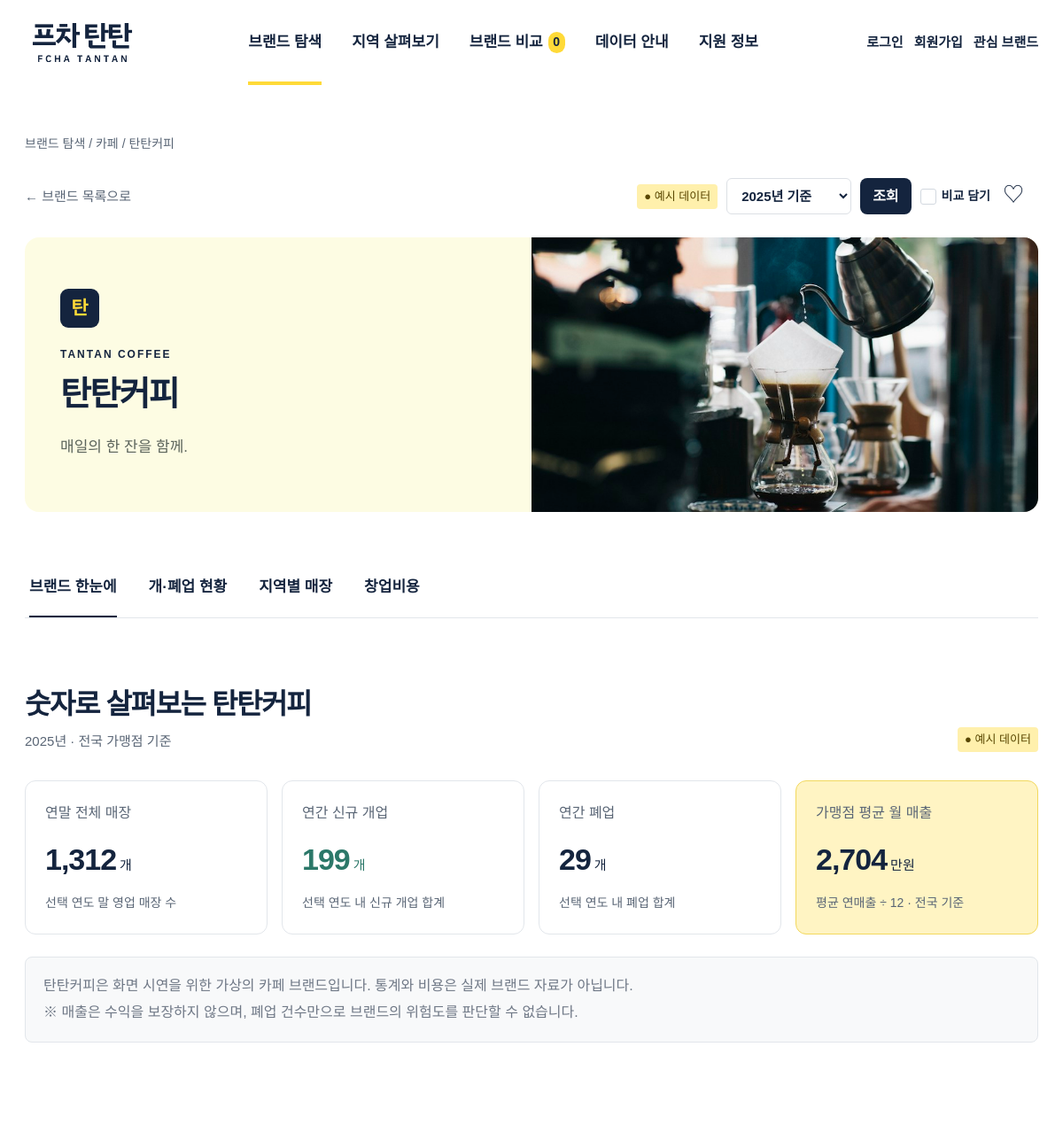
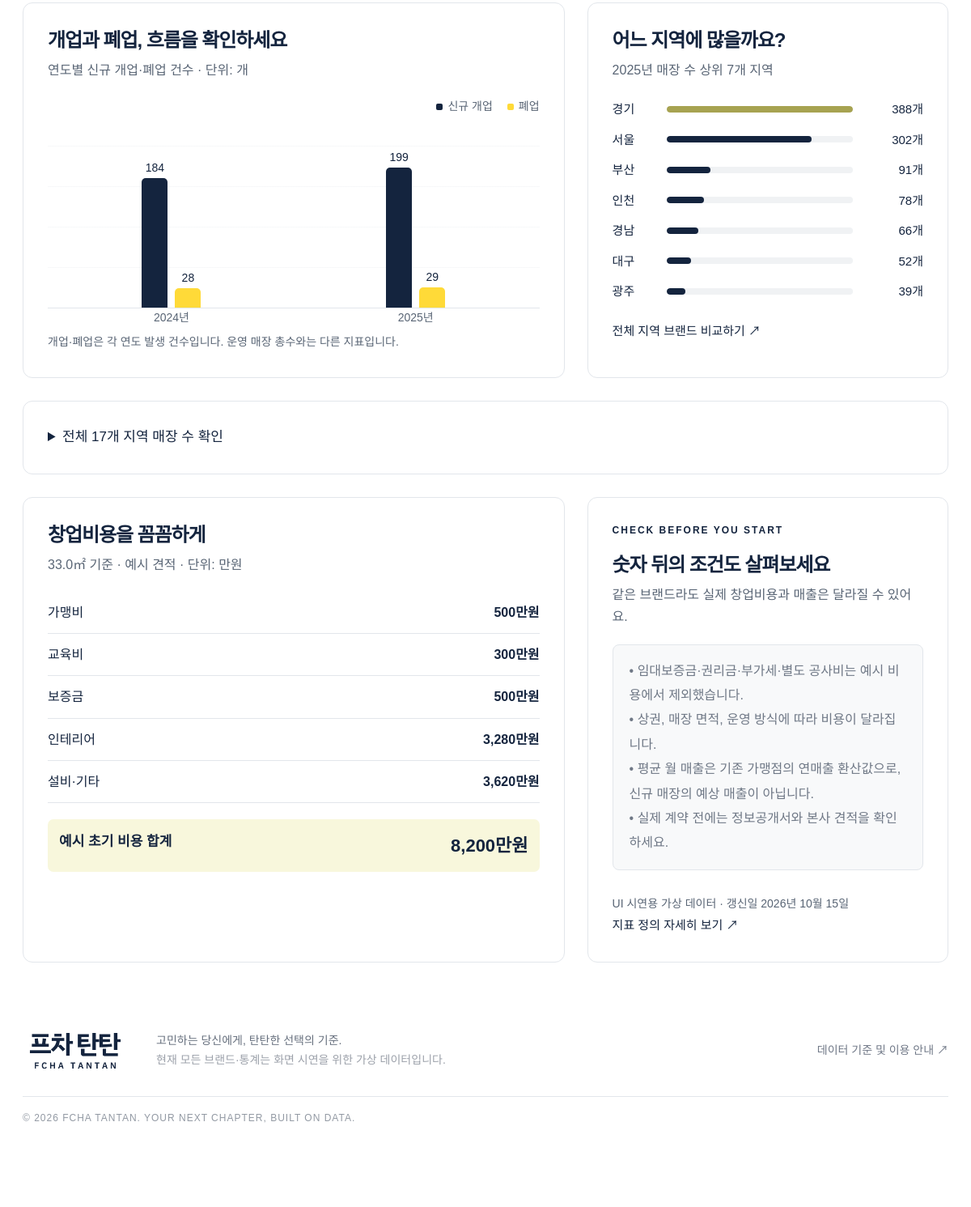
The page /brands/bview/tantan/?year=2025 on the database its author committed (2 pictures, top to bottom).
### brands/models.py (models this page shows, shortened)
class Brand(models.Model):
    slug = models.SlugField(unique=True)
    name = models.CharField(max_length=100)
    category = models.CharField(max_length=30)
    tagline = models.CharField(max_length=200, blank=True)
    english_name = models.CharField(max_length=100, blank=True)
    description = models.TextField(blank=True)
    image = models.CharField(max_length=100, default='coffee.jpg')
    color = models.CharField(max_length=7, default='#f4ef76')
    initial_cost_krw = models.PositiveBigIntegerField(null=True, blank=True)
    costs = models.JSONField(default=dict)
    area_sqm = models.FloatField(default=33)
    is_demo = models.BooleanField(default=True)

class AnnualStat(models.Model):
    brand = models.ForeignKey(Brand,on_delete=models.CASCADE,related_name='annual_stats')
    year = models.PositiveSmallIntegerField()
    stores = models.PositiveIntegerField(null=True,blank=True)
    opened = models.PositiveIntegerField(null=True,blank=True)
    closed = models.PositiveIntegerField(null=True,blank=True)
    annual_sales_krw = models.PositiveBigIntegerField(null=True,blank=True)
    source_label = models.CharField(max_length=200)
    source_url = models.URLField(blank=True)
    updated_at = models.DateField(auto_now=True)
    class Meta:
        constraints = [models.UniqueConstraint(fields=['brand','year'],name='unique_brand_year')]
        ordering = ['year']

### brands/views.py (the view)
# urls.py: path('bview/<slug:slug>/', views.bview, name='bview'),
@require_GET
def bview(request, slug):
    context = context_for(request)
    brand = get_object_or_404(visible_brands(), slug=slug)
    row = brand_row(brand, context['year'])
    regions = [{'name': name, 'count': row['region_counts'].get(name)} for name in REGIONS]
    maximum = max([r['count'] or 0 for r in regions] + [1])
    for region in regions:
        region['width'] = round((region['count'] or 0) / maximum * 100, 2)
    top_regions = sorted(regions, key=lambda r: r['count'] if r['count'] is not None else -1, reverse=True)[:7]
    trend = list(brand.annual_stats.all())
    maximum = max([v or 0 for s in trend for v in [s.opened, s.closed]] + [1])
    chart = [{'year': s.year, 'opened': s.opened, 'closed': s.closed,
              'opened_height': round((s.opened or 0) / maximum * 85, 2),
              'closed_height': round((s.closed or 0) / maximum * 85, 2)} for s in trend]
    context.update(page='detail', row=row, brand=brand, regional_rows=regions,
                   top_regions=top_regions, chart=chart, costs=brand.costs.items())
    return render(request, 'bview.html', context)

### brands/templatetags/brand_format.py (called while the page is built)
@register.filter
def number(value):
    return '미제공' if value is None or value == '' else format(value, ',')

@register.filter
def money(value):
    return '미제공' if value is None or value == '' else f'{round(value / 10000):,}만원'

### brands/views.py (called while the page is built)
def visible_brands():
    qs = Brand.objects.all()
    if qs.filter(is_demo=False).exists():
        qs = qs.filter(is_demo=False)
    return qs.prefetch_related('annual_stats__regional_stats').order_by('id')

def brand_row(brand, year, region='전국'):
    stat = None
    for annual in brand.annual_stats.all():
        if annual.year == year:
            stat = annual
            break
    region_counts = {}
    monthly = None
    if stat:
        for regional in stat.regional_stats.all():
            region_counts[regional.region] = regional.stores
        if stat.annual_sales_krw is not None:
            monthly = round(stat.annual_sales_krw / 12 / 10000)
    if stat and region == '전국':
        stores = stat.stores
    else:
        stores = region_counts.get(region)
    return {'brand': brand, 'stat': stat, 'monthly': monthly, 'stores': stores, 'region_counts': region_counts}

### brands/templates/bview.html (shortened to what this page needs)
{% extends 'base.html' %}
{% load static brand_format %}
{% block content %}
<div class="container">
    <div class="page-header">
        <div class="breadcrumb"><a href="{% url 'brands:blist' %}">브랜드 탐색</a> / {{ brand.category }} / {{ brand.name }}</div>
        <div class="page-title-row">
            <a class="back-link" href="{% url 'brands:blist' %}?year={{ year }}">← 브랜드 목록으로</a>
            <div class="page-tools">
                {% include 'includes/badge.html' %}
                <form class="page-tools year-form" method="get">
                    {% include 'includes/year_select.html' %}
                    <button class="button small">조회</button>
                </form>
                {% include 'includes/compare_button.html' %}
                <div class="detail-save">{% include 'includes/save_button.html' %}</div>
            </div>
        </div>
        <section class="detail-hero">
            <div class="detail-intro">
                <span class="brand-monogram">{{ brand.name|slice:':1' }}</span>
                <span class="eyebrow">{{ brand.english_name }}</span>
                <h1>{{ brand.name }}</h1>
                <p>{{ brand.tagline }}</p>
            </div>
            {% with image='images/'|add:brand.image %}<img class="detail-photo" src="{% static image %}" alt="{{ brand.category }} 참고 사진">{% endwith %}
        </section>
    </div>
    <nav class="detail-tabs" aria-label="브랜드 상세 목차">
        <a href="#overview">브랜드 한눈에</a><a href="#trend">개·폐업 현황</a><a href="#distribution">지역별 매장</a><a href="#cost">창업비용</a>
    </nav>
    <section class="section" id="overview">
        <div class="section-head"><div><h2>숫자로 살펴보는 {{ brand.name }}</h2><p>{{ year }}년 · 전국 가맹점 기준</p></div>{% include 'includes/badge.html' %}</div>
        <div class="metrics">
            <article class="metric"><span class="label">연말 전체 매장</span><strong>{{ row.stores|number }}{% if row.stores != None %}<small>개</small>{% endif %}</strong><p>선택 연도 말 영업 매장 수</p></article>
            <article class="metric"><span class="label">연간 신규 개업</span><strong class="up">{{ row.stat.opened|default_if_none:''|number }}{% if row.stat and row.stat.opened != None %}<small>개</small>{% endif %}</strong><p>선택 연도 내 신규 개업 합계</p></article>
            <article class="metric"><span class="label">연간 폐업</span><strong>{{ row.stat.closed|default_if_none:''|number }}{% if row.stat and row.stat.closed != None %}<small>개</small>{% endif %}</strong><p>선택 연도 내 폐업 합계</p></article>
            <article class="metric highlight"><span class="label">가맹점 평균 월 매출</span><strong>{{ row.monthly|number }}{% if row.monthly != None %}<small>만원</small>{% endif %}</strong><p>평균 연매출 ÷ 12 · 전국 기준</p></article>
        </div>
        <div class="notice">{{ brand.description }}<br>※ 매출은 수익을 보장하지 않으며, 폐업 건수만으로 브랜드의 위험도를 판단할 수 없습니다.</div>
    </section>
    <div class="detail-grid">
        <section class="panel" id="trend">
            <h2>개업과 폐업, 흐름을 확인하세요</h2><p class="subtitle">연도별 신규 개업·폐업 건수 · 단위: 개</p>
            <div class="legend"><span>신규 개업</span><span>폐업</span></div>
            <div class="chart" role="img" aria-label="연도별 신규 개업과 폐업 현황">
                {% for s in chart %}
                    <div class="chart-group">
                        <div class="chart-bar" style="height:{{ s.opened_height }}%"><span>{{ s.opened|number }}</span></div>
                        <div class="chart-bar secondary" style="height:{{ s.closed_height }}%"><span>{{ s.closed|number }}</span></div>
                        <span class="chart-year">{{ s.year }}년</span>
                    </div>
                {% endfor %}
            </div>
            <p class="data-note">개업·폐업은 각 연도 발생 건수입니다. 운영 매장 총수와는 다른 지표입니다.</p>
        </section>
        <section class="panel" id="distribution">
            <h2>어느 지역에 많을까요?</h2><p class="subtitle">{{ year }}년 매장 수 상위 7개 지역</p>
            {% include 'includes/bars.html' with bars=top_regions %}
            <a class="text-link" href="{% url 'brands:bregion' %}?year={{ year }}">전체 지역 브랜드 비교하기 ↗</a>
        </section>
    </div>
    <details class="panel all-regions"><summary>전체 17개 지역 매장 수 확인</summary>{% include 'includes/bars.html' with bars=regional_rows %}</details>
    <div class="detail-grid" id="cost">
        <section class="panel">
            <h2>창업비용을 꼼꼼하게</h2><p class="subtitle">{{ brand.area_sqm }}㎡ 기준 · {% if brand.is_demo %}예시 {% endif %}견적 · 단위: 만원</p>
            <div class="cost-list">{% for name,value in costs %}<div class="cost-line"><span>{{ name }}</span><b>{{ value|money }}</b></div>{% empty %}<p>비용 세부 항목 미제공</p>{% endfor %}</div>
            <div class="cost-total"><span>{% if brand.is_demo %}예시 {% endif %}초기 비용 합계</span><strong>{{ brand.initial_cost_krw|money }}</strong></div>
        </section>
        <section class="panel">
            <span class="eyebrow">CHECK BEFORE YOU START</span><h2>숫자 뒤의 조건도 살펴보세요</h2>
            <p class="subtitle">같은 브랜드라도 실제 창업비용과 매출은 달라질 수 있어요.</p>
            <div class="notice">• 임대보증금·권리금·부가세·별도 공사비는 예시 비용에서 제외했습니다.<br>• 상권, 매장 면적, 운영 방식에 따라 비용이 달라집니다.<br>• 평균 월 매출은 기존 가맹점의 연매출 환산값으로, 신규 매장의 예상 매출이 아닙니다.<br>• 실제 계약 전에는 정보공개서와 본사 견적을 확인하세요.</div>
            <p class="data-note">{% if row.stat %}{{ row.stat.source_label }} · 갱신일 {{ row.stat.updated_at }}{% else %}선택 연도 통계 미제공{% endif %}</p>
            <a class="text-link" href="{% url 'brands:guide' %}">지표 정의 자세히 보기 ↗</a>
        </section>
    </div>
</div>
{% endblock %}

### brands/templates/base.html (shortened to what this page needs)
{% load static %}
<!doctype html>
<html lang="ko">
<head>
    <link rel="stylesheet" href="{% static 'css/style.css' %}">
    <link rel="stylesheet" href="{% static 'css/django.css' %}">
</head>
<body>
    <header class="header">
        <div class="nav-wrap">
            <a href="{% url 'home:index' %}" class="logo"><img src="/static/images/logo.png" alt="프차 탄탄"></a>
            <nav aria-label="주 메뉴">
                <a href="{% url 'brands:blist' %}?year={{ year }}" class="{% if page == 'home' or page == 'list' or page == 'detail' %}active{% endif %}">브랜드 탐색</a>
                <a href="{% url 'brands:bregion' %}?year={{ year }}" class="{% if page == 'regions' %}active{% endif %}">지역 살펴보기</a>
                <a href="{% url 'brands:bcompare' %}?year={{ year }}" class="{% if page == 'compare' %}active{% endif %}">브랜드 비교 <span id="compare-count">{{ compare_ids|length }}</span></a>
                <a href="{% url 'brands:guide' %}" class="{% if page == 'guide' %}active{% endif %}">데이터 안내</a>
                <a>지원 정보</a>
            </nav>
            <div class="header-right">
                <div class="member-links">
                <a href="#">로그인</a>
                <a href="#">회원가입</a>
                <a class="saved-link" href="{% url 'brands:bsaved' %}?year={{ year }}">
                    <span>관심 브랜드</span>
                </a>
            </div>
        </div>
    </header>
    <main id="main" tabindex="-1">
        {% block content %}{% endblock %}
    </main>
    <footer>
        <div class="footer-inner">
            <a class="logo" href="{% url 'home:index' %}"><img src="/static/images/logo.png" alt="프차 탄탄"></a>
            <p>고민하는 당신에게, 탄탄한 선택의 기준.<br><small>{% if is_demo %}현재 모든 브랜드·통계는 화면 시연을 위한 가상 데이터입니다.{% else %}데이터 출처: {{ source_label }}{% endif %}</small></p>
            <a href="{% url 'brands:guide' %}">데이터 기준 및 이용 안내 ↗</a>
        </div>
        <div class="copyright">© 2026 FCHA TANTAN. YOUR NEXT CHAPTER, BUILT ON DATA.</div>
    </footer>
</body>
</html>

### brands/templates/includes/badge.html
<span class="demo-label">{% if is_demo %}● 예시 데이터{% else %}{{ source_label }}{% endif %}</span>

### brands/templates/includes/year_select.html (shortened to what this page needs)
<label>
    <select name="year" aria-label="기준연도">
        {% for y in years %}
            <option value="{{ y }}" {% if y == year %}selected{% endif %}>{{ y }}년 기준</option>
        {% empty %}
            <option value="{{ year }}">{{ year }}년 기준</option>
        {% endfor %}
    </select>
</label>

### brands/templates/includes/compare_button.html (shortened to what this page needs)
<form class="inline-form" method="post" action="{% url 'brands:compare_toggle' brand.slug %}">
    <button class="compare-toggle {% if brand.slug in compare_ids %}on{% endif %}" aria-pressed="{% if brand.slug in compare_ids %}true{% else %}false{% endif %}">
        <span class="checkbox">✓</span>
        {% if brand.slug in compare_ids %}비교함에서 빼기{% else %}비교 담기{% endif %}
    </button>
</form>

### brands/templates/includes/save_button.html (shortened to what this page needs)
<form class="save-form" method="post" action="{% url 'brands:saved_toggle' brand.slug %}">
    <button class="save-btn {% if brand.slug in saved_ids %}on{% endif %}" aria-label="{{ brand.name }} 관심 브랜드 {% if brand.slug in saved_ids %}해제{% else %}저장{% endif %}" aria-pressed="{% if brand.slug in saved_ids %}true{% else %}false{% endif %}">{% if brand.slug in saved_ids %}♥{% else %}♡{% endif %}</button>
</form>

### brands/templates/includes/bars.html
{% load brand_format %}
<div class="bar-list">
    {% for r in bars %}
        <div class="bar-row">
            <span>{{ r.name }}</span>
            <div class="bar-track"><div class="bar-fill" style="width:{{ r.width }}%"></div></div>
            <span class="bar-value">{{ r.count|number }}{% if r.count != None %}개{% endif %}</span>
        </div>
    {% endfor %}
</div>

### static/css/django.css (style rules this page uses)
.inline-form, .save-form, .tray-item form { margin: 0; }
.inline-form, .tray-item form { display: inline-flex; }
.detail-save { position: relative; width: 44px; height: 44px; }
.detail-save .save-btn { position: static; }
.detail-hero { background: #f4ef7633; }
.detail-intro .eyebrow { margin: 20px 0 0; }
.all-regions { margin: 24px 0; }
html { scroll-behavior: smooth; }

### rows shown on the page
Brand: category "카페", name "탄탄커피", name "탄", english_name "TANTAN COFFEE", tagline "매일의 한 잔을 함께.", description "탄탄커피은 화면 시연을 위한 가상의 카페 브랜드입니다. 통계와 비용은 실제 브랜드 자료가 아닙니다.", area_sqm "33.0", initial_cost_krw "8,200만원"
AnnualStat: stat.opened|number "199", stat.closed|number "29", {{ s.opened_height }} 85.0 (drawn), opened|number "199", {{ s.closed_height }} 12.39 (drawn), closed|number "29", year "2025", stat.source_label "UI 시연용 가상 데이터", stat.updated_at "2026년 10월 15일"
AnnualStat: {{ s.opened_height }} 78.59 (drawn), opened|number "184", {{ s.closed_height }} 11.96 (drawn), closed|number "28", year "2024"

### other values the page prints
{{ compare_ids|length }} "0"
{{ year }} "2025"
{{ row.stores|number }} "1,312"
{{ row.monthly|number }} "2,704"
{{ r.name }} "경기" "서울" "부산" "인천" "경남" "대구" "광주"
{{ r.count|number }} "388" "302" "91" "78" "66" "52" "39"
{{ name }} "가맹비" "교육비" "보증금" "인테리어" "설비·기타"
{{ value|money }} "500만원" "300만원" "500만원" "3,280만원" "3,620만원"
form field year "2025년 기준"
